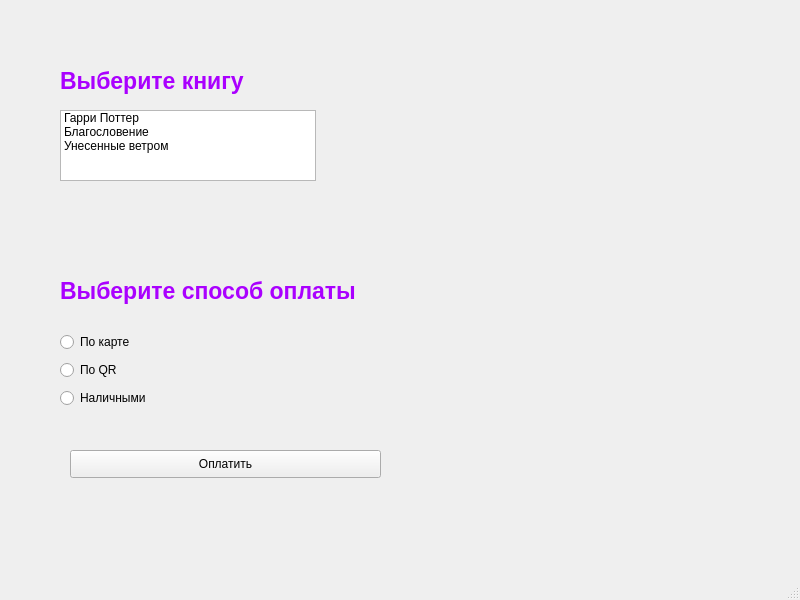
<?xml version="1.0" encoding="UTF-8"?>
<ui version="4.0">
 <class>MainWindow</class>
 <widget class="QMainWindow" name="MainWindow">
  <property name="geometry">
   <rect>
    <x>0</x>
    <y>0</y>
    <width>800</width>
    <height>600</height>
   </rect>
  </property>
  <property name="windowTitle">
   <string>MainWindow</string>
  </property>
  <widget class="QWidget" name="centralwidget">
   <widget class="QLabel" name="label">
    <property name="geometry">
     <rect>
      <x>60</x>
      <y>60</y>
      <width>251</width>
      <height>41</height>
     </rect>
    </property>
    <property name="font">
     <font>
      <pointsize>17</pointsize>
      <weight>75</weight>
      <bold>true</bold>
     </font>
    </property>
    <property name="styleSheet">
     <string notr="true">color: rgb(170, 0, 255);</string>
    </property>
    <property name="text">
     <string>Выберите книгу</string>
    </property>
   </widget>
   <widget class="QListWidget" name="listWidget">
    <property name="geometry">
     <rect>
      <x>60</x>
      <y>110</y>
      <width>256</width>
      <height>71</height>
     </rect>
    </property>
    <item>
     <property name="text">
      <string>Гарри Поттер</string>
     </property>
    </item>
    <item>
     <property name="text">
      <string>Благословение</string>
     </property>
    </item>
    <item>
     <property name="text">
      <string>Унесенные ветром</string>
     </property>
    </item>
   </widget>
   <widget class="QLabel" name="label_2">
    <property name="geometry">
     <rect>
      <x>60</x>
      <y>270</y>
      <width>371</width>
      <height>41</height>
     </rect>
    </property>
    <property name="font">
     <font>
      <pointsize>17</pointsize>
      <weight>75</weight>
      <bold>true</bold>
     </font>
    </property>
    <property name="styleSheet">
     <string notr="true">color: rgb(170, 0, 255);</string>
    </property>
    <property name="text">
     <string>Выберите способ оплаты</string>
    </property>
   </widget>
   <widget class="QWidget" name="verticalLayoutWidget">
    <property name="geometry">
     <rect>
      <x>60</x>
      <y>330</y>
      <width>160</width>
      <height>80</height>
     </rect>
    </property>
    <layout class="QVBoxLayout" name="verticalLayout">
     <item>
      <widget class="QRadioButton" name="radioButton">
       <property name="text">
        <string>По карте</string>
       </property>
      </widget>
     </item>
     <item>
      <widget class="QRadioButton" name="radioButton_2">
       <property name="text">
        <string>По QR</string>
       </property>
      </widget>
     </item>
     <item>
      <widget class="QRadioButton" name="radioButton_3">
       <property name="text">
        <string>Наличными</string>
       </property>
      </widget>
     </item>
    </layout>
   </widget>
   <widget class="QPushButton" name="pushButton">
    <property name="geometry">
     <rect>
      <x>70</x>
      <y>450</y>
      <width>311</width>
      <height>28</height>
     </rect>
    </property>
    <property name="text">
     <string>Оплатить</string>
    </property>
   </widget>
  </widget>
  <widget class="QMenuBar" name="menubar">
   <property name="geometry">
    <rect>
     <x>0</x>
     <y>0</y>
     <width>800</width>
     <height>26</height>
    </rect>
   </property>
  </widget>
  <widget class="QStatusBar" name="statusbar"/>
 </widget>
 <resources/>
 <connections/>
</ui>
